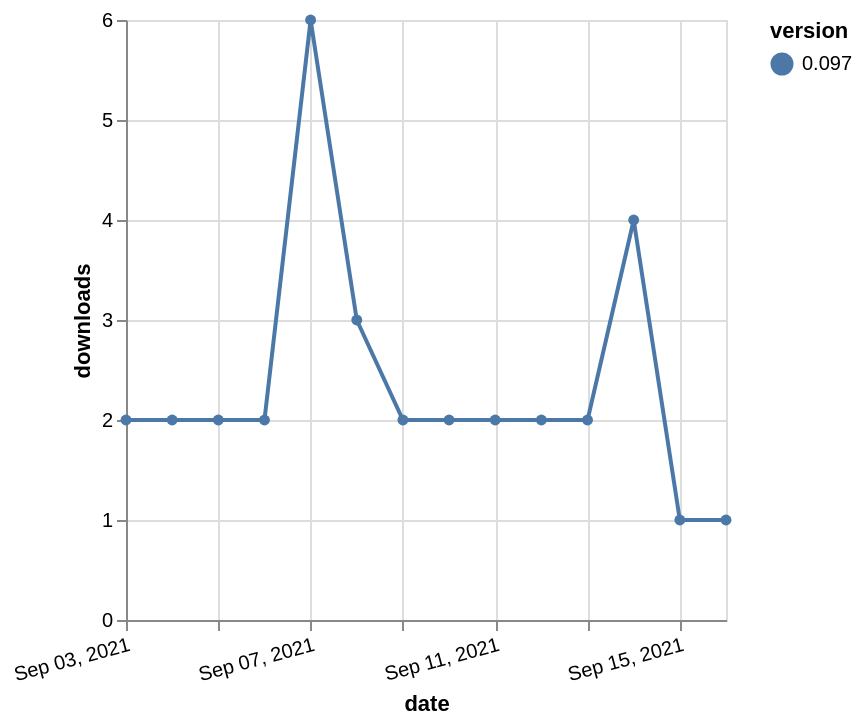

Express this chart as Vega-Lite.
### Vega-Lite specification from a JSON file in a GitHub repository (floating-point values rounded to 4 significant figures)
{"$schema": "https://vega.github.io/schema/vega-lite/v5.json", "description": "A simple bar chart with embedded data.", "data": {"values": [{"date": "2021-09-03", "total": 2253, "delta": 2, "version": "0.097"}, {"date": "2021-09-04", "total": 2255, "delta": 2, "version": "0.097"}, {"date": "2021-09-05", "total": 2257, "delta": 2, "version": "0.097"}, {"date": "2021-09-06", "total": 2259, "delta": 2, "version": "0.097"}, {"date": "2021-09-07", "total": 2265, "delta": 6, "version": "0.097"}, {"date": "2021-09-08", "total": 2268, "delta": 3, "version": "0.097"}, {"date": "2021-09-09", "total": 2270, "delta": 2, "version": "0.097"}, {"date": "2021-09-10", "total": 2272, "delta": 2, "version": "0.097"}, {"date": "2021-09-11", "total": 2274, "delta": 2, "version": "0.097"}, {"date": "2021-09-12", "total": 2276, "delta": 2, "version": "0.097"}, {"date": "2021-09-13", "total": 2278, "delta": 2, "version": "0.097"}, {"date": "2021-09-14", "total": 2282, "delta": 4, "version": "0.097"}, {"date": "2021-09-15", "total": 2283, "delta": 1, "version": "0.097"}, {"date": "2021-09-16", "total": 2284, "delta": 1, "version": "0.097"}]}, "width": "container", "mark": {"type": "line", "point": {"filled": true}}, "encoding": {"x": {"field": "date", "type": "temporal", "timeUnit": "yearmonthdate", "title": "date", "axis": {"labelAngle": -15}}, "y": {"field": "delta", "type": "quantitative", "title": "downloads"}, "color": {"field": "version", "type": "nominal"}, "tooltip": {"field": "delta"}}}
